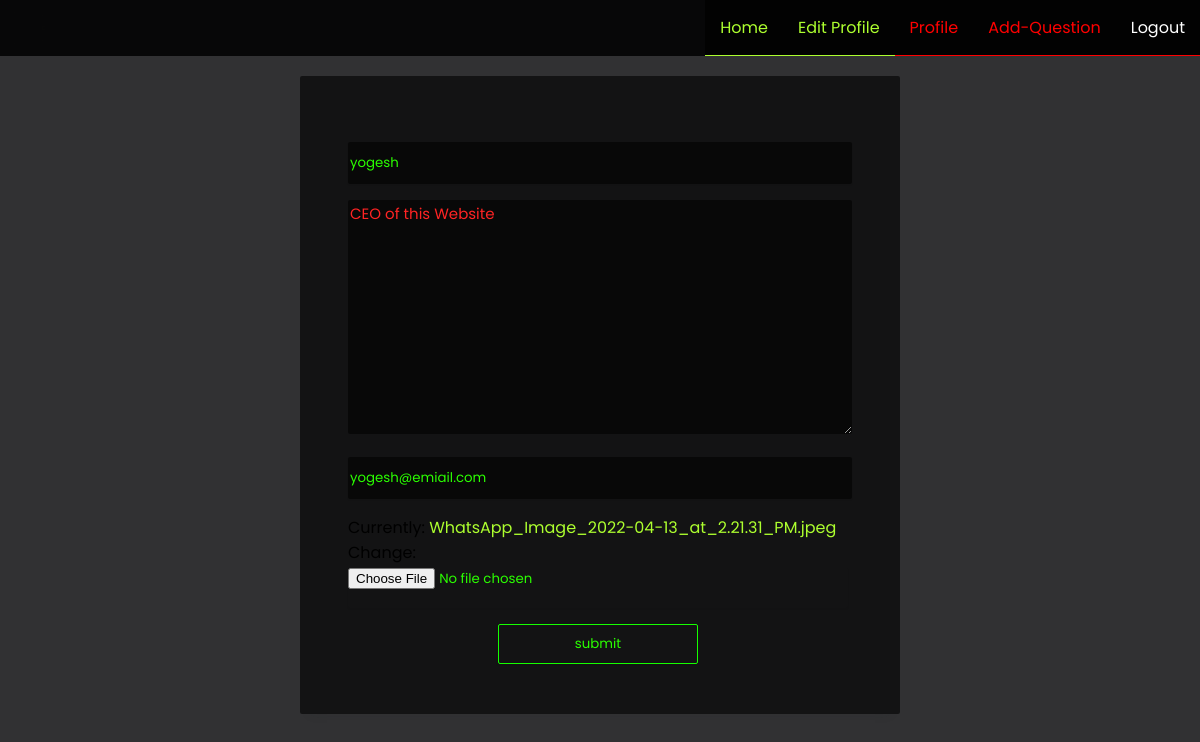
Page /edit-profile/cecf848a-5dc9-4d68-89b6-7f2b660a1035 (signed in) on the committed database.
### base/models.py (models this page shows, shortened)
class Profile(models.Model):
    profile=models.OneToOneField(User, on_delete=models.CASCADE, blank=True, null=True)
    projects=models.ForeignKey("TodoList", on_delete=models.CASCADE, blank=True, null=True)
    description=models.TextField(blank=True, null=True, default="This is my description")
    name=models.CharField(max_length=200, blank=True, null=True)
    profile_pic=models.ImageField(null=True, blank=True, default="default.jpg")
    followers=models.IntegerField(default=0)
    email=models.CharField(max_length=500, blank=True, null=True)
    rookie=models.BooleanField(default=False)
    average=models.BooleanField(default=False)
    professional=models.BooleanField(default=False)
    expert=models.BooleanField(default=False)
    god=models.BooleanField(default=False)
    verified=models.BooleanField(default=False)
    id=models.UUIDField(default=uuid.uuid4, unique=True, primary_key=True, editable=False)
    created=models.DateTimeField(auto_now_add=True)

### base/views.py (the view)
# urls.py: path("edit-profile/<str:pk>",views.Edit_Profile, name="edit-profile"),
def Edit_Profile(request,pk):
    profile=Profile.objects.get(id=pk)
    form=EditProfileForm(instance=profile)
    context={'form':form}
    if request.method=="POST":
        form=EditProfileForm(request.POST, request.FILES, instance=profile)
        if form.is_valid():
            form.save()
            return redirect("home")
    return render(request, 'base/edit-profile.html', context)

### base/forms.py
class EditProfileForm(ModelForm):
    class Meta:
        model=Profile
        fields=['name','description','email','profile_pic']

### base/templates/base/edit-profile.html (shortened to what this page needs)
{% extends 'base/base.html' %}
{% load static %}
{% block content %}
<link rel="stylesheet" href="{% static 'styles/edit-profile.css' %}">
<div class="container">
    <div class='form-box'>
<form action="" method="POST" enctype="multipart/form-data">
    {{form.as_p}}
<div class="submit-btn">
    <input type="submit" name="" id="submit-btn" value="submit">
</div>
</form>
</div>
</div>
{% endblock content %}

### static/styles/edit-profile.css (style rules this page uses)
body { margin: 0px; padding: 0px; background-color:rgba(26, 26, 28, 0.897); }
.container { margin-top: 20px; width: 100%; height: 100%; display: flex; align-items: center; justify-content: center; font-family: "Poppins"; }
input { width: 500px; height: 40px; color: rgb(43, 255, 0); font-family: "Poppins"; }
.form-box { width:500px; padding: 50px; display: flex; justify-content: center; background: rgba(0, 0, 0, 0.603); margin-bottom: 20px; border-radius: 2px; box-shadow: rgba(33, 35, 38, 0.1) 0px 10px 10px -10px; }
input { border-radius: 2px; box-shadow: rgba(0, 0, 0, 0.1) 0px 0px 5px 0px, rgba(0, 0, 0, 0.1) 0px 0px 1px 0px; box-shadow: rgba(0, 0, 0, 0.05) 0px 1px 2px 0px; outline: none; border: none; background-color:rgba(0, 0, 0, 0.575) ; }
textarea { border-radius: 2px; outline: none; border: none; background-color:rgba(0, 0, 0, 0.575) ; width: 500px; color: rgb(255, 36, 36); font-size: 15px; font-family: "Poppins"; }
#id_profile_pic { background-color:transparent ; border: none; }
.submit-btn { display: flex; align-items: center; justify-content: center; width: 500px; }
#submit-btn { width: 200px; background: transparent; border: 1px solid rgb(21, 255, 0); }
a { color: greenyellow; text-decoration: none; }

### rows in the picture
Profile: name "yogesh", description "CEO of this Website", email "yogesh@emiail.com"
